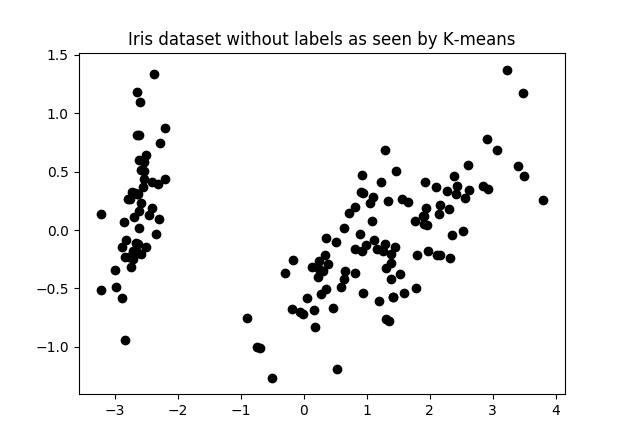

This chart was generated by the following Python code:
#######################   K Means Scatter Plot of data points   ############################
from sklearn.datasets import load_iris
iris = load_iris()
from sklearn.cluster import KMeans
kmeans = KMeans(n_clusters=3, random_state=111)
kmeans.fit(iris.data)

#kmeans.labels_  # if you want to see the clusters that the algorithm produces
#iris.data.shape  #if you want to see the shape of the data which should be (150,4)

from sklearn.decomposition import PCA
pca = PCA(n_components=2).fit(iris.data)
pca_2d = pca.transform(iris.data)

#pca_2d.shape # if you want to see the shape of the data after dimension reduction which should be (150,2)

import pylab as pl
pl.figure('Iris dataset without labels as seen by K-means')
pl.scatter(pca_2d[:,0], pca_2d[:,1], c='black')
pl.title('Iris dataset without labels as seen by K-means')
pl.show()
